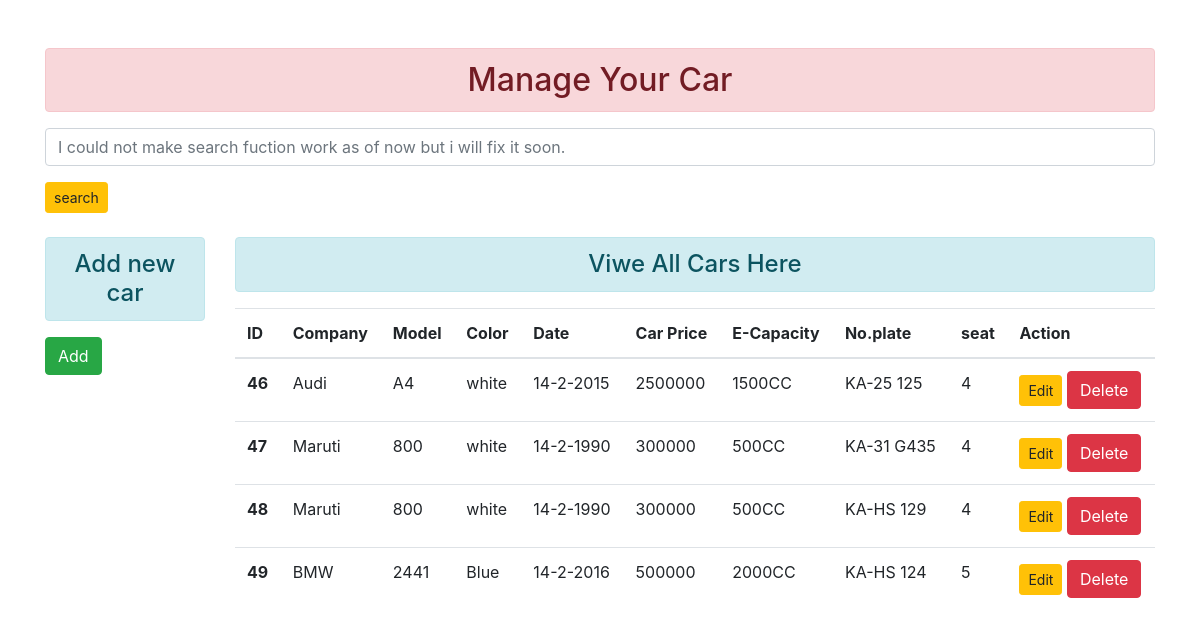
The page / on the database its author committed.
### actions/models.py (models this page shows)
class Car(models.Model):
	Company = models.CharField(max_length=100)
	Model = models.CharField(max_length=100)
	Color =models.CharField(max_length=100)
	Date = models.CharField(max_length=100)
	Price = models.CharField(max_length=100)
	Engine_capacity = models.CharField(max_length=100)
	Number_plate = models.CharField(max_length=100)
	Seating_capacity = models.CharField(max_length=10)

### actions/views.py (the view, shortened to what this page needs)
# urls.py: path('', views.show_add, name = 'addandshow'),
def show_add(request):
	fm= None
	fmclass = CarRegistration
	allcar = Car.objects.all()
	return render(request,'actions/showandadd.html',{'form':fm,'ac': allcar })

### actions/templates/actions/showandadd.html (shortened to what this page needs)
{% extends 'actions/base.html' %}
{% block content %}
<div class="active-pink-3 active-pink-4 mb-4">
<form action="" method="POST">
  <input class="form-control" type="text" value="" placeholder="I could not make search fuction work as of now but i will fix it soon." aria-label="Search">
  <a href="{" class="btn btn-warning btn-sm">search</a>
</div>
<div class="class row" >
    <div class="col-sm-2">
        <h4 class="text-center alert alert-info">Add new car</h4>
        <form action="" method="POST">
            <input type="submit" class="btn btn-success" value="Add">
        </form>
    </div>
<div class="col-sm-10">
    <h4 class ="text-center alert alert-info">Viwe All Cars Here</h4>
    {% if 'ac' %}
    <table class="table table-hover">
        <thead>
          <tr>
            <th scope="col">ID</th>
            <th scope="col">Company</th>
            <th scope="col">Model</th>
            <th scope="col">Color</th>
            <th scope="col"> Date </th>
            <th scope="col">Car Price</th>
            <th scope="col">E-Capacity</th>
            <th scope="col">No.plate</th>
            <th scope="col">seat</th>
            <th scope="col">Action</th>
          </tr>
        </thead>
        <tbody>
        {% for c in ac %}
          <tr>
            <th scope="row">{{c.id}}</th>
            <td>{{c.Company}}</td>
            <td>{{c.Model}}</td>
            <td>{{c.Color}}</td>
            <td>{{c.Date}}</td>
            <td>{{c.Price}}</td>
            <td>{{c.Engine_capacity}}</td>
            <td>{{c.Number_plate}}</td>
            <td>{{c.Seating_capacity}}</td>
            <td>
                <a href="{% url 'updatecar' c.id %}" class="btn btn-warning btn-sm">Edit</a>
                <form action="{% url 'deletecar' c.id %}" method="POST" class="d-inline">
                    <input type="submit" class="btn btn-danger" value="Delete">
                </form>
            </td>
          </tr>
         {%endfor%}
        </tbody>
      </table>
    {% endif %}
</div>
</div>
{% endblock content %}

### actions/templates/actions/base.html (shortened to what this page needs)
<!DOCTYPE html>
{%load static%}
<html lang="en">
<head>
    <link rel="stylesheet" href="{% static 'actions/css/bootstrap.css' %}">
</head>
<body>
    <div class="container mt-5">
        <h2 class="text-center alert alert-danger">Manage Your Car</h2>
        {% block content %}    {% endblock content %}
    </div>
</body>
</html>

### rows shown on the page
Car: id "46", Company "Audi", Model "A4", Color "white", Date "14-2-2015", Price "2500000", Engine_capacity "1500CC", Number_plate "KA-25 125", Seating_capacity "4"
Car: id "47", Company "Maruti", Model "800", Color "white", Date "14-2-1990", Price "300000", Engine_capacity "500CC", Number_plate "KA-31 G435", Seating_capacity "4"
Car: id "48", Company "Maruti", Model "800", Color "white", Date "14-2-1990", Price "300000", Engine_capacity "500CC", Number_plate "KA-HS 129", Seating_capacity "4"
Car: id "49", Company "BMW", Model "2441", Color "Blue", Date "14-2-2016", Price "500000", Engine_capacity "2000CC", Number_plate "KA-HS 124", Seating_capacity "5"
